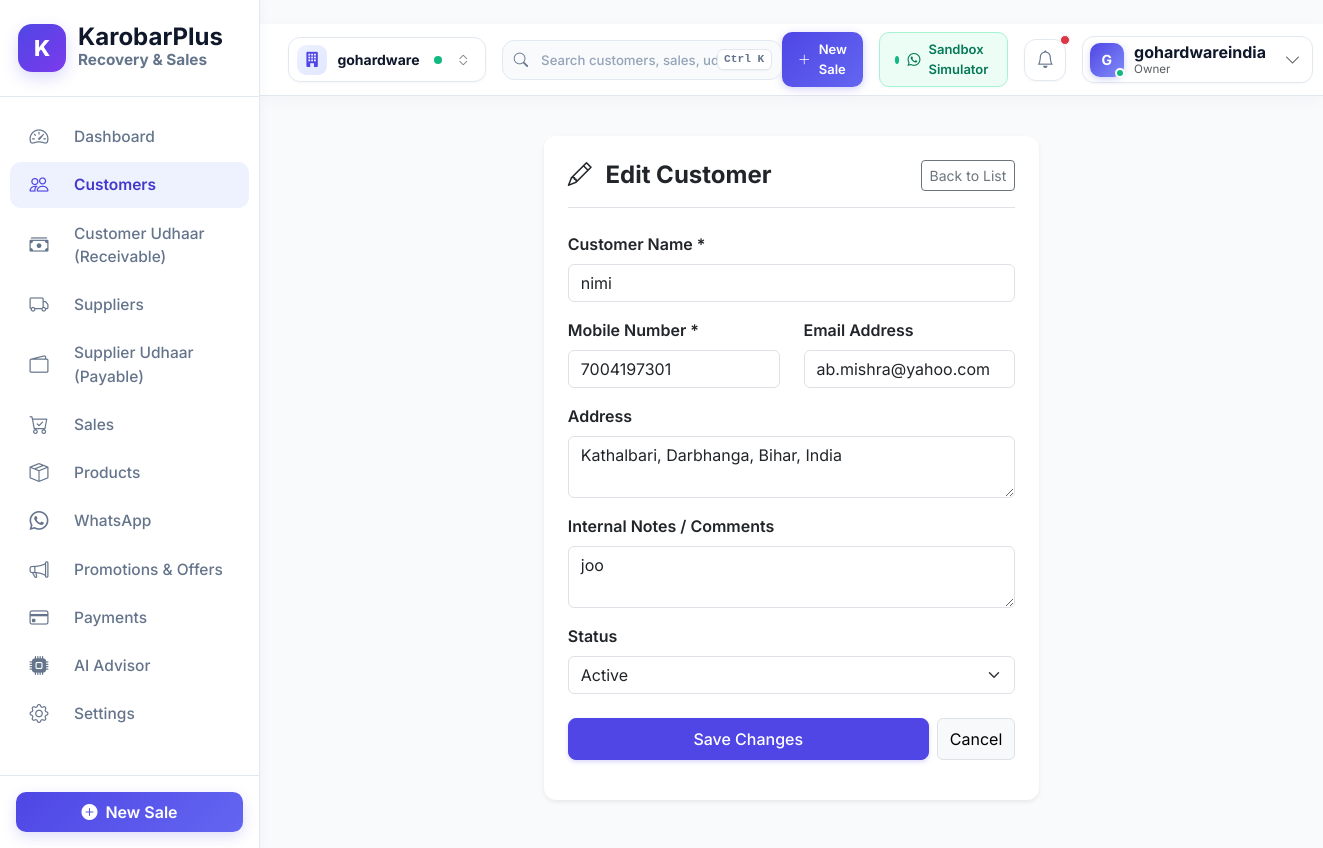
The page /customers/1/edit/ (signed in) on the database its author committed.
### accounts/models.py (models this page shows, shortened)
class Business(models.Model):
    name = models.CharField(max_length=255, verbose_name="Business Name")
    owner_name = models.CharField(max_length=255, verbose_name="Owner Full Name")
    phone = models.CharField(max_length=20, verbose_name="Business Phone Number")
    email = models.EmailField(blank=True, null=True, verbose_name="Business Email")
    address = models.TextField(blank=True, verbose_name="Business Address")
    gstin = models.CharField(max_length=20, blank=True, null=True, verbose_name="GSTIN Number")
    is_active = models.BooleanField(default=True, verbose_name="Active Status")
    created_at = models.DateTimeField(auto_now_add=True)
    updated_at = models.DateTimeField(auto_now=True)
    class Meta:
        verbose_name_plural = "Businesses"

### customers/models.py (models this page shows, shortened)
class Customer(TenantModel):
    STATUS_CHOICES = (
        ('Active', 'Active'),
        ('Inactive', 'Inactive'),
        ('Blocked', 'Blocked'),
    )
    name = models.CharField(max_length=255, verbose_name="Customer Name")
    phone = models.CharField(max_length=20, verbose_name="Phone Number")
    email = models.EmailField(blank=True, null=True, verbose_name="Email Address")
    address = models.TextField(blank=True, verbose_name="Customer Address")
    notes = models.TextField(blank=True, verbose_name="Internal Notes")
    status = models.CharField(max_length=20, choices=STATUS_CHOICES, default='Active')
    credit_limit = models.DecimalField(max_digits=12, decimal_places=2, default=0, null=True, blank=True, verbose_name="Credit Limit (₹, 0 = No Limit)")
    referred_by = models.ForeignKey('self', on_delete=models.SET_NULL, null=True, blank=True, related_name='referrals', verbose_name="Referred By Customer")
    promises_broken_count = models.IntegerField(default=0, verbose_name="Broken Promises Count")
    accepts_marketing = models.BooleanField(default=True, verbose_name="Opted-in for WhatsApp Broadcasts")
    tags = models.ManyToManyField('whatsapp.Tag', blank=True, related_name='customers')
    class Meta:
        ordering = ['-created_at']
        unique_together = ['business', 'phone']

### customers/views.py (the view, shortened to what this page needs)
# urls.py: path('<int:pk>/edit/', CustomerUpdateView.as_view(), name='edit'),
class CustomerUpdateView(TenantRequiredMixin, UpdateView):
    model = Customer
    form_class = CustomerForm
    template_name = 'customers/customer_form.html'
    def get_form_kwargs(self):
        kwargs = super().get_form_kwargs()
        kwargs['business'] = self.request.business
        return kwargs

### customers/templates/customers/customer_form.html (shortened to what this page needs)
{% extends "base.html" %}
{% block content %}
<div class="row justify-content-center py-4">
    <div class="col-12 col-md-8 col-lg-6">
        <div class="card card-custom p-4 shadow-sm border-0">
            <div class="d-flex align-items-center justify-content-between mb-4 pb-3 border-bottom">
                <h4 class="fw-bold text-dark mb-0">
                    {% if object %}<i class="bi bi-pencil me-2"></i> Edit Customer{% else %}<i class="bi bi-person-plus me-2"></i> Add New Customer{% endif %}
                </h4>
                <a href="{% url 'customers:list' %}" class="btn btn-sm btn-outline-secondary">Back to List</a>
            </div>
            <form method="post">
                <div class="mb-3">
                    <label class="form-label fw-semibold fs-7">Customer Name *</label>
                    {{ form.name }}
                </div>
                <div class="row">
                    <div class="col-md-6 mb-3">
                        <label class="form-label fw-semibold fs-7">Mobile Number *</label>
                        {{ form.phone }}
                    </div>
                    <div class="col-md-6 mb-3">
                        <label class="form-label fw-semibold fs-7">Email Address</label>
                        {{ form.email }}
                    </div>
                </div>
                <div class="mb-3">
                    <label class="form-label fw-semibold fs-7">Address</label>
                    {{ form.address }}
                </div>
                <div class="mb-3">
                    <label class="form-label fw-semibold fs-7">Internal Notes / Comments</label>
                    {{ form.notes }}
                </div>
                <div class="mb-4">
                    <label class="form-label fw-semibold fs-7">Status</label>
                    {{ form.status }}
                </div>
                <div class="d-flex gap-2">
                    <button type="submit" class="btn btn-primary-custom flex-grow-1 py-2">
                        {% if object %}Save Changes{% else %}Add Customer{% endif %}
                    </button>
                    <a href="{% url 'customers:list' %}" class="btn btn-light border py-2">Cancel</a>
                </div>
            </form>
        </div>
    </div>
</div>
{% endblock %}

### templates/base.html (shortened to what this page needs)
{% load static %}
{% load indian_formatting %}
<!DOCTYPE html>
<html lang="en">
<head>
    <link href="https://cdn.jsdelivr.net/npm/bootstrap@5.3.2/dist/css/bootstrap.min.css" rel="stylesheet">
    <link href="https://cdn.jsdelivr.net/npm/bootstrap-icons@1.11.1/font/bootstrap-icons.css" rel="stylesheet">
    <link rel="stylesheet" href="{% static 'css/main.css' %}">
</head>
<body>
<div class="d-flex" id="wrapper">
    {% if user.is_authenticated %}
    <div id="sidebar-wrapper">
        <div class="sidebar-heading">
            <div class="brand-badge">K</div>
            <div>
                <div class="fw-bold fs-4 text-white lh-1">KarobarPlus</div>
                <small class="text-white-10 fs-10"><small>Recovery & Sales</small></small>
            </div>
        </div>
        <div class="sidebar-nav">
            {% if request.resolver_match.app_name == 'platform_admin' %}
            <a href="{% url 'platform_admin:dashboard' %}" class="nav-link {% if request.resolver_match.url_name == 'dashboard' %}active{% endif %} text-warning">
                <i class="bi bi-speedometer2"></i> Admin Dashboard
            </a>
            <a href="{% url 'platform_admin:business_list' %}" class="nav-link {% if request.resolver_match.url_name == 'business_list' or request.resolver_match.url_name == 'business_detail' %}active{% endif %}">
                <i class="bi bi-building"></i> Registered Businesses
            </a>
            <a href="{% url 'platform_admin:ai_metrics' %}" class="nav-link {% if request.resolver_match.url_name == 'ai_metrics' %}active{% endif %}">
                <i class="bi bi-robot"></i> AI Analytics & Impact
            </a>
            {% else %}
            <a href="{% url 'dashboard:index' %}" class="nav-link {% if request.resolver_match.app_name == 'dashboard' %}active{% endif %}">
                <i class="bi bi-speedometer2"></i> Dashboard
            </a>
            <a href="{% url 'customers:list' %}" class="nav-link {% if request.resolver_match.app_name == 'customers' %}active{% endif %}">
                <i class="bi bi-people"></i> Customers
            </a>
            <a href="{% url 'udhaar:list' %}" class="nav-link {% if request.resolver_match.app_name == 'udhaar' %}active{% endif %}">
                <i class="bi bi-cash-stack"></i> Customer Udhaar (Receivable)
            </a>
            <a href="{% url 'suppliers:list' %}" class="nav-link {% if request.resolver_match.app_name == 'suppliers' and request.resolver_match.url_name != 'payable_list' %}active{% endif %}">
                <i class="bi bi-truck"></i> Suppliers
            </a>
            <a href="{% url 'suppliers:payable_list' %}" class="nav-link {% if request.resolver_match.app_name == 'suppliers' and request.resolver_match.url_name == 'payable_list' %}active{% endif %}">
                <i class="bi bi-wallet2"></i> Supplier Udhaar (Payable)
            </a>
            <a href="{% url 'sales:list' %}" class="nav-link {% if request.resolver_match.app_name == 'sales' %}active{% endif %}">
                <i class="bi bi-cart-check"></i> Sales
            </a>
            <a href="{% url 'products:list' %}" class="nav-link {% if request.resolver_match.app_name == 'products' %}active{% endif %}">
                <i class="bi bi-box-seam"></i> Products
            </a>
            <a href="{% url 'whatsapp:inbox' %}" class="nav-link {% if request.resolver_match.app_name == 'whatsapp' %}active{% endif %}">
                <i class="bi bi-whatsapp"></i> WhatsApp
            </a>
            <a href="{% url 'promotions:list' %}" class="nav-link {% if request.resolver_match.app_name == 'promotions' %}active{% endif %}">
                <i class="bi bi-megaphone"></i> Promotions & Offers
            </a>
            <a href="{% url 'payments:list' %}" class="nav-link {% if request.resolver_match.app_name == 'payments' %}active{% endif %}">
                <i class="bi bi-credit-card"></i> Payments
            </a>
            <a href="{% url 'ai_advisor:dashboard' %}" class="nav-link {% if request.resolver_match.app_name == 'ai_advisor' %}active{% endif %}">
                <i class="bi bi-cpu-fill"></i> AI Advisor
            </a>
            <a href="{% url 'settings_app:index' %}" class="nav-link {% if request.resolver_match.app_name == 'settings_app' %}active{% endif %}">
                <i class="bi bi-gear"></i> Settings
            </a>
            {% endif %}
        </div>
        <div class="p-3 border-top border-slate-800">
            {% if request.resolver_match.app_name == 'platform_admin' %}
            <a href="{% url 'platform_admin:business_list' %}" class="btn btn-outline-warning w-100 py-2 d-flex align-items-center justify-content-center gap-2 fs-7">
                <i class="bi bi-building"></i> Manage Stores
            </a>
            {% else %}
            <a href="{% url 'sales:create' %}" class="btn btn-primary-custom w-100 py-2 d-flex align-items-center justify-content-center gap-2">
                <i class="bi bi-plus-circle-fill"></i> New Sale
            </a>
            {% endif %}
        </div>
    </div>
    {% endif %}
    <div id="page-content-wrapper" {% if not user.is_authenticated %}style="margin-left:0; width:100%;"{% endif %}>
        {% if user.is_authenticated %}
        <header class="top-header d-flex align-items-center justify-content-between">
            <div class="d-flex align-items-center gap-3">
                <div class="tenant-pill" title="Current Store / Workspace">
                    {% if request.resolver_match.app_name == 'platform_admin' %}
                        <div class="tenant-icon-wrap bg-warning-subtle text-warning-emphasis">
                            <i class="bi bi-shield-check"></i>
                        </div>
                        <span class="text-slate-800">Platform Admin</span>
                        <span class="status-pulse-dot ms-1" title="System Active"></span>
                    {% else %}
                        <div class="tenant-icon-wrap">
                            <i class="bi bi-building-fill"></i>
                        </div>
                        <span class="fw-bold text-slate-800 fs-7">{{ current_business.name|default:"My Business" }}</span>
                        <span class="status-pulse-dot ms-1" title="Live Store Sync Active"></span>
                        <i class="bi bi-chevron-expand fs-8 text-muted opacity-75 ms-1"></i>
                    {% endif %}
                </div>
                {% if request.resolver_match.app_name != 'platform_admin' %}
                <div class="nav-search-bar d-none d-md-block">
                    <input type="text" placeholder="Search customers, sales, udhaar..." aria-label="Search dashboard">
                    <kbd class="search-kbd">Ctrl K</kbd>
                </div>
                {% endif %}
            </div>
            <div class="d-flex align-items-center gap-2 gap-sm-3">
                {% if request.resolver_match.app_name != 'platform_admin' %}
                <a href="{% url 'sales:create' %}" class="btn-header-action d-none d-lg-flex align-items-center gap-2">
                    <i class="bi bi-plus-lg"></i>
                    <span>New Sale</span>
                </a>
                <a href="{% url 'whatsapp:sandbox' %}" class="btn-simulator d-flex align-items-center gap-2">
                    <span class="status-pulse-dot"></span>
                    <i class="bi bi-whatsapp fs-7"></i>
                    <span class="d-none d-sm-inline">Sandbox Simulator</span>
                </a>
                {% endif %}
                <div class="dropdown">
                    <button class="header-icon-btn position-relative" type="button" data-bs-toggle="dropdown" aria-expanded="false" title="Notifications">
                        <i class="bi bi-bell"></i>
                        {% if unread_notifications_count > 0 %}
                        <span class="position-absolute top-0 start-100 translate-middle p-1 bg-danger border border-light rounded-circle">
                        </span>
                        {% endif %}
                    </button>
                </div>
                <div class="dropdown">
                    <div class="user-profile-pill" data-bs-toggle="dropdown" aria-expanded="false" title="User Menu">
                        <div class="avatar-container">
                            <div class="avatar-initial">
                                {{ user.username|slice:":1"|upper }}
                            </div>
                            <span class="avatar-status-badge"></span>
                        </div>
                        <div class="d-none d-md-flex flex-column text-start lh-1 pe-1">
                            <span class="fw-bold text-slate-800 fs-7 mb-1">{{ user.username }}</span>
                            <span class="text-muted fs-8" style="font-size: 0.725rem;">{% if user.is_superuser %}Admin{% else %}Owner{% endif %}</span>
                        </div>
                        <i class="bi bi-chevron-down fs-8 text-muted ms-1"></i>
                    </div>
                </div>
            </div>
        </header>
        {% endif %}
        <div class="container-fluid px-4 pt-3">
            {% block content %}{% endblock %}
        </div>
    </div>
</div>
</body>
</html>

### rows shown on the page
Business: name "gohardware"
Customer: name "nimi", phone "7004197301", email "ab.mishra@yahoo.com", address "Kathalbari, Darbhanga, Bihar, India", notes "joo", status "Active"

### other values the page prints
{{ user.username|slice:":1"|upper }} "G"
{{ user.username }} "gohardwareindia"
